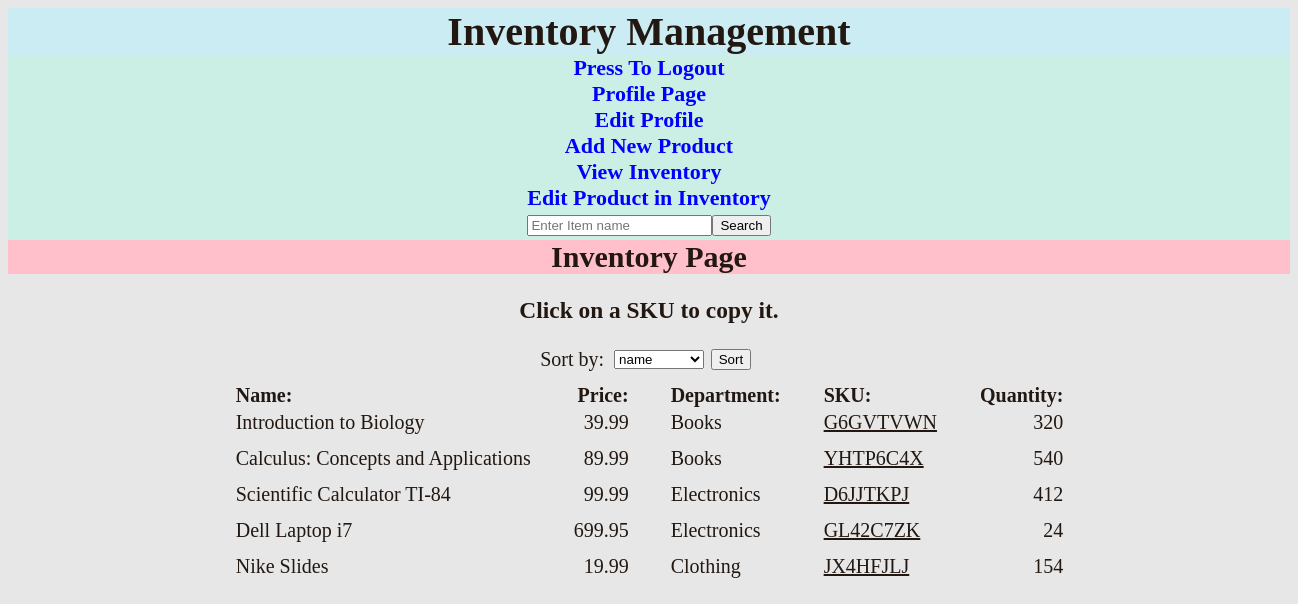
Page /inventory_page (signed in) on the earlier database version.
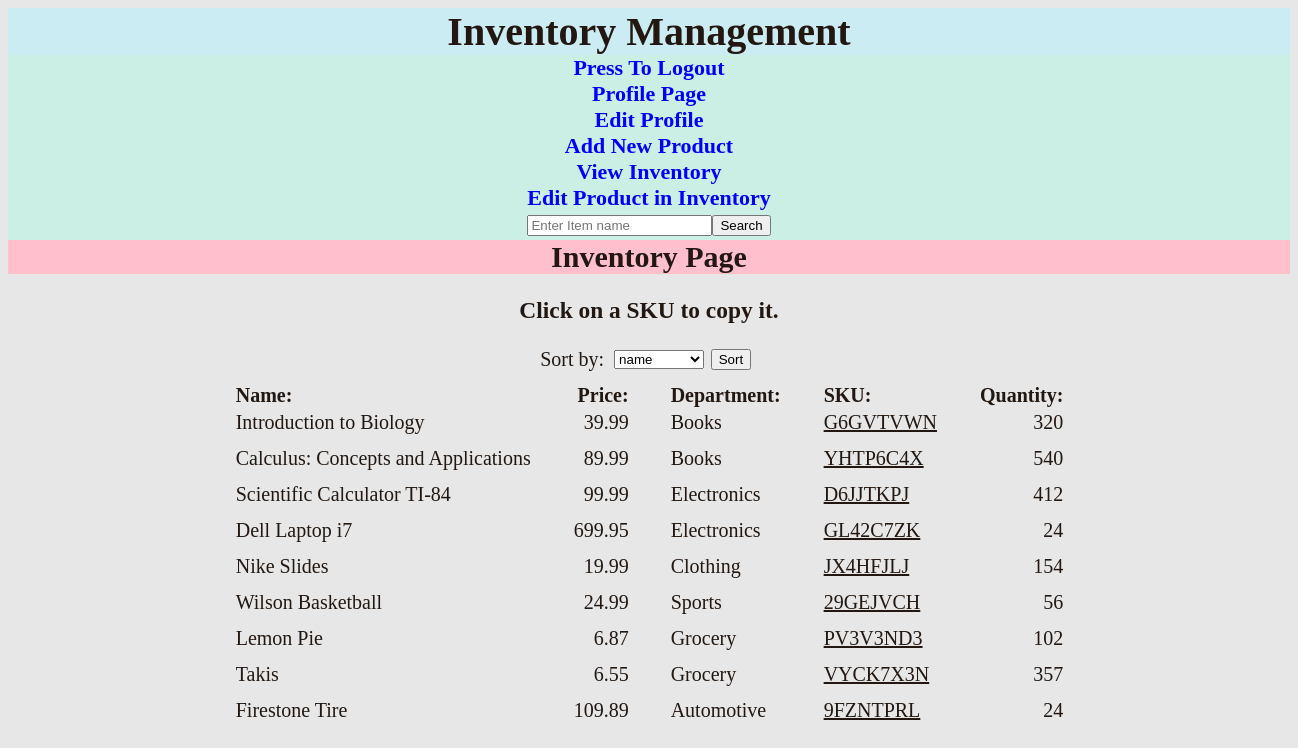
Same page on the later database version.
### models.py (models this page shows, shortened)
class Inventory(db.Model):
    id = db.Column(db.Integer, primary_key=True)
    name = db.Column(db.String(100))
    price = db.Column(db.Float(100))
    department = db.Column(db.String(100))
    sku = db.Column(db.String(100), unique=True)
    quantity = db.Column(db.Integer)

### views.py (the view, shortened to what this page needs)
@views.route("inventory_page", methods=["GET", "POST"])
@login_required
def inventory_page():
    sort_options = ['name', 'price', 'department', 'sku', 'quantity']
    inventory = Inventory.query.all()
    return render_template('inventory.html', inventory=inventory, sort_options=sort_options)

### app.py (called while the page is built)
@login_manager.user_loader
def load_user(id):
    from models import Users
    return db.session.get(Users, int(id))

@app.before_request
def create_tables():
    db.create_all()

### templates/inventory.html (shortened to what this page needs)
{% extends "index.html" %}
{% block label %}Inventory Page{% endblock %}
{% block content %}
<h3>Click on a SKU to copy it.</h3>
<form  id="sort_form" method="POST" action="{{ url_for('views.inventory_page') }}">
        <label for="sort_key">Sort by:</label>
        <select name="sort_key" id="sort_key">
            {% for option in sort_options %}
                <option value="{{ option }}">{{ option }}</option>
            {% endfor %}
        </select>
        <button type="submit">Sort</button>
    </form>
<div class="inventory_wrapper" style="text-align: left">
    <table id="inventory_table" style="margin: 0 auto">
        <tr>
            <th style="padding-right: 40px">Name:</th>
            <th style="text-align: right; padding-right: 0px">Price:</th>
            <th style="padding-left: 40px; padding-right: 40px">Department:</th>
            <th style="padding-right: 40px">SKU:</th>
            <th style="text-align: right; padding-right: 0px">Quantity:</th>
        </tr>
        {% for product in inventory %}
        <tr>
            <td style="padding-right: 40px; padding-bottom: 10px;">{{ product.name }}</td>
            <td style="text-align: right; padding-right: 0px; padding-bottom: 10px">{{ product.price }}</td>
            <td style="padding-right: 40px; padding-bottom: 10px; padding-left: 40px">{{ product.department }}</td>
            <td onclick="copyToClipboard('{{ product.sku }}')" style="padding-right: 40px; padding-bottom: 10px; text-decoration-line: underline; cursor: pointer">{{ product.sku }}</td>
            <td style="text-align: right; padding-right: 0px; padding-bottom: 10px">{{ product.quantity }}</td>
        </tr>
        {% endfor %}
    </table>
</div>
{% endblock %}

### templates/index.html (shortened to what this page needs)
<!doctype html>
<html lang="en">
<head>
    <link rel="stylesheet" type="text/css" href="{{ url_for('static', filename='style.css')}}">
</head>
<body>
<div id="wrapper">
    <Header>
        <h1>
            Inventory Management
        </h1>
    </Header>
    <nav>
        <a href="{{ url_for('views.logout')}}">Press To Logout</a><br>
        <a href="{{ url_for('views.profile_page')}}">Profile Page</a><br>
        <a href="{{ url_for('views.edit_profile')}}"> Edit Profile</a><br>
        <a href="{{ url_for('views.product_add')}}">Add New Product</a><br>
        <a href="{{ url_for('views.inventory_page')}}">View Inventory</a><br>
        <a href="{{ url_for('views.inventory_edit')}}"> Edit Product in Inventory</a><br>
    </nav>
    <div id="search">
        <form style="padding-top: 4px;padding-bottom: 4px; justify-content:center; display: flex;" action="/search" method="post" >
            <input type="text" name="search" placeholder="Enter Item name">
            <input type="submit" value="Search">
        </form>
    </div>
    <h1 id="page_label">{% block label %}Home Page{% endblock %}</h1>
    {% block content %}{% endblock %}
</div>
</body>
</html>

### static/style.css (style rules this page uses)
body { background-color: #e7e7e7; color: #221811; }
nav { font-weight: bold; text-align: center; font-size: 22px; margin-bottom: 0em; background-color: rgba(181, 246, 227, 0.54) }
nav a { text-decoration: none }
nav a:link { color: blue; }
h1 { background-color: rgba(179, 242, 255, 0.52); text-align: center; margin-top: 0px; margin-bottom: 0px; }
p,h2,h3,h4 { text-align: center; padding-left: 1em; padding-right: 1em; }
#wrapper { min-width: 1280px; min-height: 720px; font-size: 20px }
#page_label { font-weight: bold; font-size: 30px; background-color: pink; }
#search { background-color: rgba(181, 246, 227, 0.54) }
#sort_form { display: flex; justify-content: center; align-items: center; margin-top: 0px; margin-bottom: 10px; }
#sort_form label,select,button { margin-right: 0.5em; }

Differences in the rows shown:
added Inventory: name "Wilson Basketball", price "24.99", department "Sports", sku "29GEJVCH", quantity "56"
added Inventory: name "Lemon Pie", price "6.87", department "Grocery", sku "PV3V3ND3", quantity "102"
added Inventory: name "Takis", price "6.55", department "Grocery", sku "VYCK7X3N", quantity "357"
added Inventory: name "Firestone Tire", price "109.89", department "Automotive", sku "9FZNTPRL", quantity "24"
